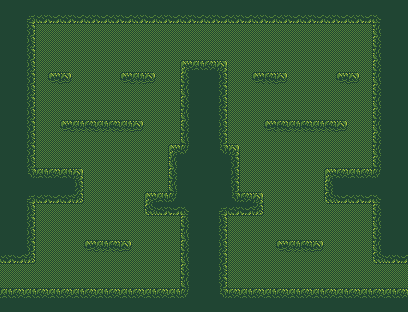

This is a level from a 2D game, rendered from its Tiled map with the project's own tilesets. A one-line summary and the complete map file follow:
An orthogonal 34x26 tile map with 12x12 px tiles, 3 tile layers (Background, Foreground, Details).

<map version="1.0" orientation="orthogonal" renderorder="left-down" width="34" height="26" tilewidth="12" tileheight="12" nextobjectid="1">
 <tileset firstgid="1" source="Tilesets/Environment.tsx" />
 <layer name="Background" width="34" height="26">
  <data encoding="csv">
27,27,27,27,27,27,27,27,27,27,27,27,27,27,27,27,27,27,27,27,27,27,27,27,27,27,27,27,27,27,27,27,27,27,
27,27,27,27,27,27,27,27,27,27,27,27,27,27,27,27,27,27,27,27,27,27,27,27,27,27,27,27,27,27,27,27,27,27,
27,27,27,27,27,27,27,27,27,27,27,27,27,27,27,27,27,27,27,27,27,27,27,27,27,27,27,27,27,27,27,27,27,27,
27,27,27,27,27,27,27,27,27,27,27,27,27,27,27,27,27,27,27,27,27,27,27,27,27,27,27,27,27,27,27,27,27,27,
27,27,27,27,27,27,27,27,27,27,27,27,27,27,27,27,27,27,27,27,27,27,27,27,27,27,27,27,27,27,27,27,27,27,
27,27,27,27,27,27,27,27,27,27,27,27,27,27,27,27,27,27,27,27,27,27,27,27,27,27,27,27,27,27,27,27,27,27,
27,27,27,27,27,27,27,27,27,27,27,27,27,27,27,27,27,27,27,27,27,27,27,27,27,27,27,27,27,27,27,27,27,27,
27,27,27,27,27,27,27,27,27,27,27,27,27,27,27,27,27,27,27,27,27,27,27,27,27,27,27,27,27,27,27,27,27,27,
27,27,27,27,27,27,27,27,27,27,27,27,27,27,27,27,27,27,27,27,27,27,27,27,27,27,27,27,27,27,27,27,27,27,
27,27,27,27,27,27,27,27,27,27,27,27,27,27,27,27,27,27,27,27,27,27,27,27,27,27,27,27,27,27,27,27,27,27,
27,27,27,27,27,27,27,27,27,27,27,27,27,27,27,27,27,27,27,27,27,27,27,27,27,27,27,27,27,27,27,27,27,27,
27,27,27,27,27,27,27,27,27,27,27,27,27,27,27,27,27,27,27,27,27,27,27,27,27,27,27,27,27,27,27,27,27,27,
27,27,27,27,27,27,27,27,27,27,27,27,27,27,27,27,27,27,27,27,27,27,27,27,27,27,27,27,27,27,27,27,27,27,
27,27,27,27,27,27,27,27,27,27,27,27,27,27,27,27,27,27,27,27,27,27,27,27,27,27,27,27,27,27,27,27,27,27,
27,27,27,27,27,27,27,27,27,27,27,27,27,27,27,27,27,27,27,27,27,27,27,27,27,27,27,27,27,27,27,27,27,27,
27,27,27,27,27,27,27,27,27,27,27,27,27,27,27,27,27,27,27,27,27,27,27,27,27,27,27,27,27,27,27,27,27,27,
27,27,27,27,27,27,27,27,27,27,27,27,27,27,27,27,27,27,27,27,27,27,27,27,27,27,27,27,27,27,27,27,27,27,
27,27,27,27,27,27,27,27,27,27,27,27,27,27,27,27,27,27,27,27,27,27,27,27,27,27,27,27,27,27,27,27,27,27,
27,27,27,27,27,27,27,27,27,27,27,27,27,27,27,27,27,27,27,27,27,27,27,27,27,27,27,27,27,27,27,27,27,27,
27,27,27,27,27,27,27,27,27,27,27,27,27,27,27,27,27,27,27,27,27,27,27,27,27,27,27,27,27,27,27,27,27,27,
27,27,27,27,27,27,27,27,27,27,27,27,27,27,27,27,27,27,27,27,27,27,27,27,27,27,27,27,27,27,27,27,27,27,
27,27,27,27,27,27,27,27,27,27,27,27,27,27,27,27,27,27,27,27,27,27,27,27,27,27,27,27,27,27,27,27,27,27,
27,27,27,27,27,27,27,27,27,27,27,27,27,27,27,27,27,27,27,27,27,27,27,27,27,27,27,27,27,27,27,27,27,27,
27,27,27,27,27,27,27,27,27,27,27,27,27,27,27,27,27,27,27,27,27,27,27,27,27,27,27,27,27,27,27,27,27,27,
27,27,27,27,27,27,27,27,27,27,27,27,27,27,27,27,27,27,27,27,27,27,27,27,27,27,27,27,27,27,27,27,27,27,
27,27,27,27,27,27,27,27,27,27,27,27,27,27,27,27,27,27,27,27,27,27,27,27,27,27,27,27,27,27,27,27,27,27
</data>
 </layer>
 <layer name="Foreground" width="34" height="26">
  <data encoding="csv">
9,9,9,9,9,9,9,9,9,9,9,9,9,9,9,9,9,9,9,9,9,9,9,9,9,9,9,9,9,9,9,9,9,9,
9,9,1,2,3,2,3,2,3,2,3,2,3,2,3,2,3,2,3,2,3,2,3,2,3,2,3,2,3,2,3,4,9,9,
9,9,19,0,0,0,0,0,0,0,0,0,0,0,0,0,0,0,0,0,0,0,0,0,0,0,0,0,0,0,0,22,9,9,
9,9,10,0,0,0,0,0,0,0,0,0,0,0,0,0,0,0,0,0,0,0,0,0,0,0,0,0,0,0,0,13,9,9,
9,9,19,0,0,0,0,0,0,0,0,0,0,0,0,0,0,0,0,0,0,0,0,0,0,0,0,0,0,0,0,22,9,9,
9,9,10,0,0,0,0,0,0,0,0,0,0,0,0,20,29,30,21,0,0,0,0,0,0,0,0,0,0,0,0,13,9,9,
9,9,19,0,5,8,0,0,0,0,5,6,8,0,0,13,9,9,10,0,0,5,7,8,0,0,0,0,5,8,0,22,9,9,
9,9,10,0,0,0,0,0,0,0,0,0,0,0,0,22,9,9,19,0,0,0,0,0,0,0,0,0,0,0,0,13,9,9,
9,9,19,0,0,0,0,0,0,0,0,0,0,0,0,13,9,9,10,0,0,0,0,0,0,0,0,0,0,0,0,22,9,9,
9,9,10,0,0,0,0,0,0,0,0,0,0,0,0,22,9,9,19,0,0,0,0,0,0,0,0,0,0,0,0,13,9,9,
9,9,19,0,0,5,6,7,6,7,6,8,0,0,0,13,9,9,10,0,0,0,5,7,6,7,6,7,8,0,0,22,9,9,
9,9,10,0,0,0,0,0,0,0,0,0,0,0,0,22,9,9,19,0,0,0,0,0,0,0,0,0,0,0,0,13,9,9,
9,9,19,0,0,0,0,0,0,0,0,0,0,0,20,31,9,9,28,21,0,0,0,0,0,0,0,0,0,0,0,22,9,9,
9,9,10,0,0,0,0,0,0,0,0,0,0,0,22,9,9,9,9,19,0,0,0,0,0,0,0,0,0,0,0,13,9,9,
9,9,28,29,30,29,21,0,0,0,0,0,0,0,13,9,9,9,9,10,0,0,0,0,0,0,0,20,30,29,30,31,9,9,
9,9,9,9,9,9,10,0,0,0,0,0,0,0,22,9,9,9,9,19,0,0,0,0,0,0,0,13,9,9,9,9,9,9,
9,9,1,2,3,2,12,0,0,0,0,0,20,29,31,9,9,9,9,28,30,21,0,0,0,0,0,11,3,2,3,4,9,9,
9,9,10,0,0,0,0,0,0,0,0,0,11,2,3,4,9,9,1,2,3,12,0,0,0,0,0,0,0,0,0,13,9,9,
9,9,19,0,0,0,0,0,0,0,0,0,0,0,0,13,9,9,10,0,0,0,0,0,0,0,0,0,0,0,0,22,9,9,
9,9,10,0,0,0,0,0,0,0,0,0,0,0,0,22,9,9,19,0,0,0,0,0,0,0,0,0,0,0,0,13,9,9,
9,9,19,0,0,0,0,5,6,7,8,0,0,0,0,13,9,9,10,0,0,0,0,5,6,7,8,0,0,0,0,22,9,9,
2,3,12,0,0,0,0,0,0,0,0,0,0,0,0,22,9,9,19,0,0,0,0,0,0,0,0,0,0,0,0,11,2,3,
0,0,0,0,0,0,0,0,0,0,0,0,0,0,0,13,9,9,10,0,0,0,0,0,0,0,0,0,0,0,0,0,0,0,
0,0,0,0,0,0,0,0,0,0,0,0,0,0,0,22,9,9,19,0,0,0,0,0,0,0,0,0,0,0,0,0,0,0,
29,30,29,30,29,30,29,30,29,30,29,30,29,30,29,31,9,9,28,30,29,30,29,30,29,30,29,30,29,30,29,30,29,30,
9,9,9,9,9,9,9,9,9,9,9,9,9,9,9,9,9,9,9,9,9,9,9,9,9,9,9,9,9,9,9,9,9,9
</data>
 </layer>
 <layer name="Details" width="34" height="26">
  <data encoding="csv">
0,0,0,0,0,0,0,0,0,0,0,0,0,0,0,0,0,0,0,0,0,0,0,0,0,0,0,0,0,0,0,0,0,0,
0,0,0,0,0,0,0,0,0,0,0,0,0,0,0,0,0,0,0,0,0,0,0,0,0,0,0,0,0,0,0,0,0,0,
0,0,0,0,0,0,0,0,0,0,0,0,0,0,0,0,0,0,0,0,0,0,0,0,0,0,0,0,0,0,0,0,0,0,
0,0,0,0,0,0,0,0,0,0,0,0,0,0,0,0,0,0,0,0,0,0,0,0,0,0,0,0,0,0,0,0,0,0,
0,0,0,0,0,0,0,0,0,0,0,0,0,0,0,0,0,0,0,0,0,0,0,0,0,0,0,0,0,0,0,0,0,0,
0,0,0,0,0,0,0,0,0,0,0,0,0,0,0,0,0,0,0,0,0,0,0,0,0,0,0,0,0,0,0,0,0,0,
0,0,0,0,0,0,0,0,0,0,0,0,0,0,0,0,0,0,0,0,0,0,0,0,0,0,0,0,0,0,0,0,0,0,
0,0,0,0,0,0,0,0,0,0,0,0,0,0,0,0,0,0,0,0,0,0,0,0,0,0,0,0,0,0,0,0,0,0,
0,0,0,0,0,0,0,0,0,0,0,0,0,0,0,0,0,0,0,0,0,0,0,0,0,0,0,0,0,0,0,0,0,0,
0,0,0,0,0,0,0,0,0,0,0,0,0,0,0,0,0,0,0,0,0,0,0,0,0,0,0,0,0,0,0,0,0,0,
0,0,0,0,0,0,0,0,0,0,0,0,0,0,0,0,0,0,0,0,0,0,0,0,0,0,0,0,0,0,0,0,0,0,
0,0,0,0,0,0,0,0,0,0,0,0,0,0,0,0,0,0,0,0,0,0,0,0,0,0,0,0,0,0,0,0,0,0,
0,0,0,0,0,0,0,0,0,0,0,0,0,0,0,0,0,0,0,0,0,0,0,0,0,0,0,0,0,0,0,0,0,0,
0,0,0,0,0,0,0,0,0,0,0,0,0,0,0,0,0,0,0,0,0,0,0,0,0,0,0,0,0,0,0,0,0,0,
0,0,0,0,0,0,0,0,0,0,0,0,0,0,0,0,0,0,0,0,0,0,0,0,0,0,0,0,0,0,0,0,0,0,
0,0,0,0,0,0,0,0,0,0,0,0,0,0,0,0,0,0,0,0,0,0,0,0,0,0,0,0,0,0,0,0,0,0,
0,0,0,0,0,0,0,0,0,0,0,0,0,0,0,0,0,0,0,0,0,0,0,0,0,0,0,0,0,0,0,0,0,0,
0,0,0,0,0,0,0,0,0,0,0,0,0,0,0,0,0,0,0,0,0,0,0,0,0,0,0,0,0,0,0,0,0,0,
0,0,0,0,0,0,0,0,0,0,0,0,0,0,0,0,0,0,0,0,0,0,0,0,0,0,0,0,0,0,0,0,0,0,
0,0,0,0,0,0,0,0,0,0,0,0,0,0,0,0,0,0,0,0,0,0,0,0,0,0,0,0,0,0,0,0,0,0,
0,0,0,0,0,0,0,0,0,0,0,0,0,0,0,0,0,0,0,0,0,0,0,0,0,0,0,0,0,0,0,0,0,0,
0,0,0,0,0,0,0,0,0,0,0,0,0,0,0,0,0,0,0,0,0,0,0,0,0,0,0,0,0,0,0,0,0,0,
0,0,0,0,0,0,0,0,0,0,0,0,0,0,0,0,0,0,0,0,0,0,0,0,0,0,0,0,0,0,0,0,0,0,
0,0,0,0,0,0,0,0,0,0,0,0,0,0,0,0,0,0,0,0,0,0,0,0,0,0,0,0,0,0,0,0,0,0,
0,0,0,0,0,0,0,0,0,0,0,0,0,0,0,0,0,0,0,0,0,0,0,0,0,0,0,0,0,0,0,0,0,0,
0,0,0,0,0,0,0,0,0,0,0,0,0,0,0,0,0,0,0,0,0,0,0,0,0,0,0,0,0,0,0,0,0,0
</data>
 </layer>
</map>
